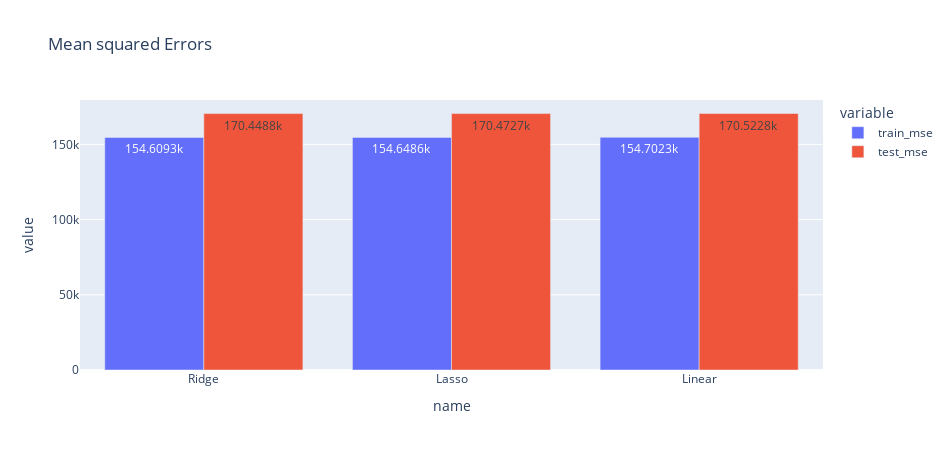

The notebook cell this image was saved under:
### Code cell
#px.bar(df_results, x=df_results['name'], y=[df_results['train_mse'], 
      #                                       df_results['test_mse']],
      #  text_auto=True, barmode='group',
      #  width=950,
      #  height=450,
      #  title="Mean squared Error"
      # )

### Figure 1 — Plotly figure (JSON) as saved in the notebook; plotly's stock layout.template omitted (floating-point values rounded to 4 significant figures)
{"data": [{"alignmentgroup": "True", "hovertemplate": "variable=train_mse<br>name=%{x}<br>value=%{y}<extra></extra>", "legendgroup": "train_mse", "marker": {"color": "#636efa", "pattern": {"shape": ""}}, "name": "train_mse", "offsetgroup": "train_mse", "orientation": "v", "showlegend": true, "textposition": "auto", "texttemplate": "%{y}", "type": "bar", "x": ["Ridge", "Lasso", "Linear"], "xaxis": "x", "y": [154600.0, 154600.0, 154700.0], "yaxis": "y"}, {"alignmentgroup": "True", "hovertemplate": "variable=test_mse<br>name=%{x}<br>value=%{y}<extra></extra>", "legendgroup": "test_mse", "marker": {"color": "#EF553B", "pattern": {"shape": ""}}, "name": "test_mse", "offsetgroup": "test_mse", "orientation": "v", "showlegend": true, "textposition": "auto", "texttemplate": "%{y}", "type": "bar", "x": ["Ridge", "Lasso", "Linear"], "xaxis": "x", "y": [170400.0, 170500.0, 170500.0], "yaxis": "y"}], "layout": {"barmode": "group", "height": 450, "legend": {"title": {"text": "variable"}, "tracegroupgap": 0}, "title": {"text": "Mean squared Errors"}, "width": 950, "xaxis": {"anchor": "y", "autorange": true, "domain": [0, 1], "range": [-0.5, 2.5], "title": {"text": "name"}, "type": "category"}, "yaxis": {"anchor": "x", "autorange": true, "domain": [0, 1], "range": [0, 179500.0], "title": {"text": "value"}, "type": "linear"}}}
